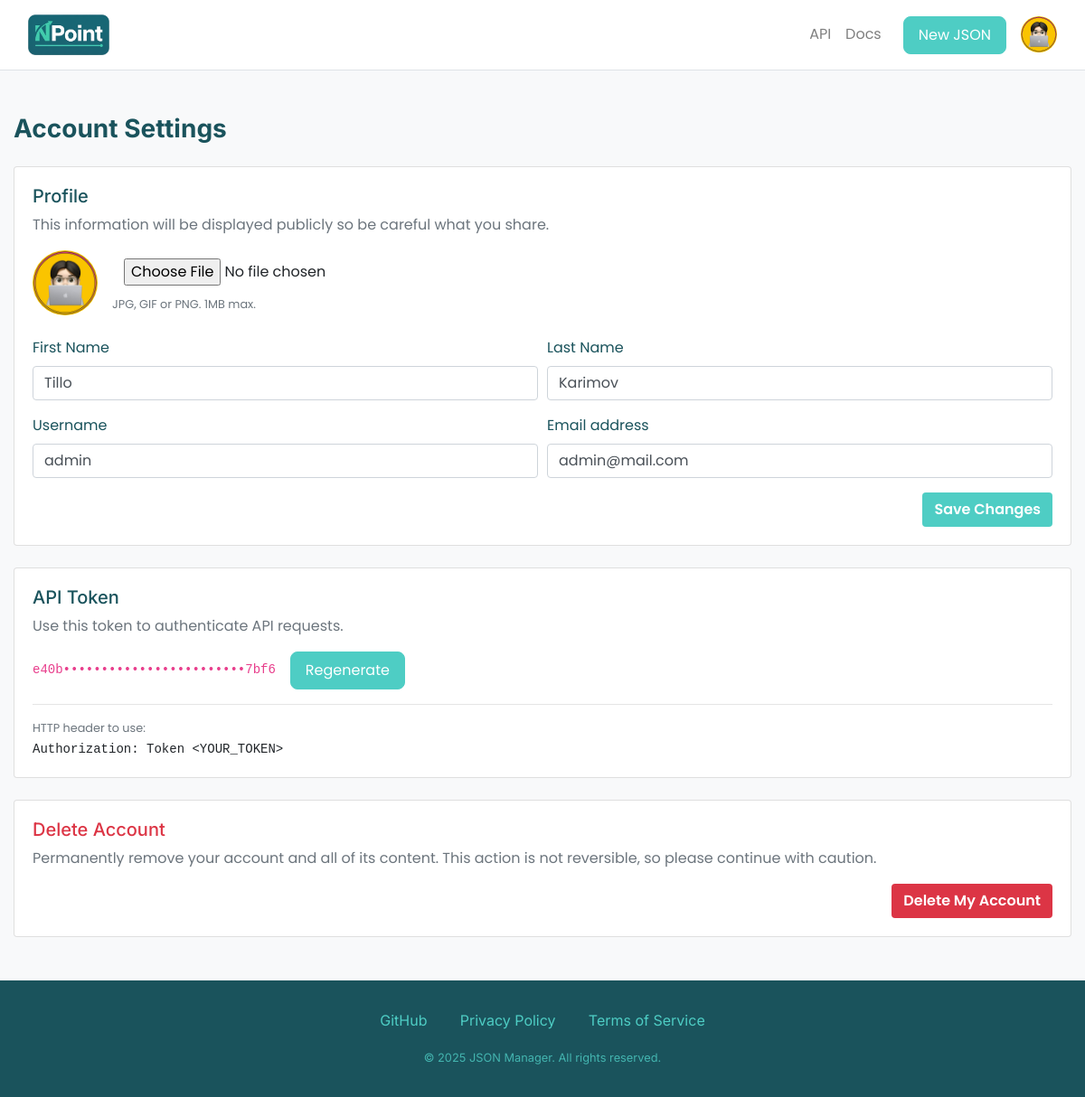
Screenshot of /my_account/ (signed in) with the database file from the repository.
### npoint_app/models.py (models this page shows, shortened)
class UserProfile(AbstractUser):
    user_id = models.AutoField(primary_key=True)
    first_name = models.CharField(max_length=50)
    last_name = models.CharField(max_length=50)
    username = models.CharField(max_length=150, unique=True)
    email = models.EmailField(unique=True)
    profile_picture = models.ImageField(upload_to='profiles/', blank=True, null=True)
    created_at = models.DateTimeField(auto_now_add=True)
    updated_at = models.DateTimeField(auto_now=True)

### npoint_app/views.py (the view, shortened to what this page needs)
# urls.py: path("my_account/", views.my_account, name = 'my_account'),
@login_required(login_url='login')
def my_account(request):
    token, _ = Token.objects.get_or_create(user=request.user)
    masked = f"{token.key[:4]}••••••••••••••••••••••••{token.key[-4:]}"
    latest = request.session.pop("latest_api_token", None)
    return render(request, 'npoint_app/myaccount.html', {"user": request.user, "api_token_masked": masked,
        "latest_api_token": latest,})

### npoint_app/context_processors.py (called while the page is built)
def humanize_number(value):
    if value is None:
        return "0"
    if value >= 1_000_000:
        return f"{value/1_000_000:.1f}M".rstrip("0").rstrip(".")
    if value >= 1_000:
        return f"{value/1_000:.1f}K".rstrip("0").rstrip(".")
    return str(value)

def site_stats(request):
    total_users = UserProfile.objects.count()
    total_jsons = JSONData.objects.count()
    total_api_calls = JSONData.objects.aggregate(total=Sum("access_count"))["total"] or 0
    return {
        "total_users": humanize_number(total_users),
        "total_jsons": humanize_number(total_jsons),
        "total_api_calls": humanize_number(total_api_calls),
    }

### npoint_app/templates/npoint_app/myaccount.html (shortened to what this page needs)
  {% extends 'npoint_app/base.html' %}
{% load static %}
{% block content %}
<body>
  <div class="d-flex flex-column ">
    <main class="flex-grow-1 py-5">
      <div class="container">
        <h2 class="mb-4 h3 font-weight-bold text-deep-teal">Account Settings</h2>
        <div class="card mb-4">
          <div class="card-body">
            <h4 class="h5">Profile</h4>
            <p class="text-muted">This information will be displayed publicly so be careful what you share.</p>
            <form method="POST" enctype="multipart/form-data" action="{% url 'my_account' %}">
              <div class="d-flex align-items-center mb-4">
                      <img {% if user.profile_picture and user.is_authenticated %}
                            src="{{ user.profile_picture.url }}"
                          {% else %}
                            src="{% static 'npoint_app/images/default_img.svg' %}"
                          {% endif %}
                          class="rounded-circle mr-3" width="72" height="72">
              <div>
                <input class="btn" type="file" id="imageUpload" name="profile_picture" accept="image/*" value="Change Profile Picture">
                <p class="mb-0 mt-1 small text-muted">JPG, GIF or PNG. 1MB max.</p>
              </div>
              </div>
              <div class="form-row">
                <div class="form-group col-md-6">
                  <label for="first_name">First Name</label>
                  <input
                    type="text"
                    class="form-control"
                    id="first_name"
                    name="first_name"
                    {% if user.first_name %} value="{{ user.first_name }}" {% endif %}
                    placeholder="Jane Doe" required>
                </div>
                <div class="form-group col-md-6">
                  <label for="last_name">Last Name</label>
                  <input
                    type="text"
                    class="form-control"
                    id="last_name"
                    name="last_name"
                    {% if user.last_name %} value="{{ user.last_name }}" {% endif %}
                    placeholder="Jane Doe"
                    required
                    >
                </div>
                <div class="form-group col-md-6">
                  <label for="Username">Username</label>
                  <input
                    type="text"
                    class="form-control"
                    id="user_name"
                    name="username"
                    {% if user.username %} value="{{ user.username }}" {% endif %}
                    placeholder="Jane Doe"
                    required>
                </div>
                <div class="form-group col-md-6">
                  <label for="email">Email address</label>
                  <input
                    type="email"
                    class="form-control"
                    id="email"
                    name="email"
                    required
                    {% if user.email %} value="{{ user.email }}" {% endif %}
                    placeholder="jane.doe@example.com">
                </div>
              </div>
              <div class="text-right">
                <button type="submit" class="btn btn-primary-custom">Save Changes</button>
              </div>
            </form>
          </div>
        </div>
        <div class="card mb-4">
            <div class="card-body">
              <h4 class="h5">API Token</h4>
              <p class="text-muted">Use this token to authenticate API requests.</p>
              {% if latest_api_token %}
                <div class="alert alert-warning">
                  <strong>Your new token:</strong>
                  <code id="token">{{ latest_api_token }}</code>
                  <button class="btn button-primary-custom ml-2"
                              onclick="navigator.clipboard.writeText(document.getElementById('token').textContent)">
                        Copy
                      </button>
                  <small class="d-block mt-2">You won’t see this token again—store it securely.</small>
                </div>
                {% comment %} <div class="text-right" >
                    <button class="btn button-primary-custom ml-2"
                              onclick="navigator.clipboard.writeText(document.getElementById('token').textContent)">
                        Copy
                      </button>
                    </div> {% endcomment %}
                {% comment %} Clear after showing once {% endcomment %}
              {% else %}
                <div class="d-flex align-items-center">
                  <code class="mr-3">{{ api_token_masked }}</code>
                  <form method="post" action="{% url 'regenerate_token' %}">
                    <button type="submit" class="btn button-primary-custom">Regenerate</button>
                  </form>
                </div>
              {% endif %}
              <hr>
              <p class="mb-1 small text-muted">HTTP header to use:</p>
              <pre class="mb-0"><code>Authorization: Token &lt;YOUR_TOKEN&gt;</code></pre>
            </div>
          </div>
        <div class="card">
          <div class="card-body">
            <h4 class="h5 text-danger">Delete Account</h4>
            <p class="text-muted">Permanently remove your account and all of its content. This action is not reversible, so please continue with caution.</p>
            <div class="text-right">
              <form method="POST" action="{% url 'my_account' %}">
                <div class="text-right">
                  <button type="submit" class="btn btn-danger-custom">Delete My Account</button>
                </div>
              </form>
            </div>
          </div>
        </div>
      </div>
    </main>
  </div>
</body>
{% endblock %}

### npoint_app/templates/npoint_app/base.html (shortened to what this page needs)
{% load static %}
<!DOCTYPE html>
<html lang="en">
<head>
  <link rel="stylesheet" href="https://stackpath.bootstrapcdn.com/bootstrap/4.5.2/css/bootstrap.min.css">
  <link href="{% static 'npoint_app/css/index_style.css' %}" rel="stylesheet">
</head>
<body class="d-flex flex-column min-vh-100">
  <nav class="navbar navbar-expand-md navbar-light bg-white border-bottom sticky-top py-3">
  <div class="container">
    <a class=" font-weight-bold mb-0 logo "
    {% if user.is_authenticated %}
      href="{% url 'main' %}"
    {% else %}
      href="{% url 'home' %}"
    {% endif %}
    ><img class="logo_img" src={% static 'npoint_app/images/npoint_logo.png' %}> </a>
    <div class="collapse navbar-collapse" id="mainNav">
      <ul class="navbar-nav ml-auto align-items-md-left">
        <ul class="navbar-nav d-flex align-items-left">
        <li class="nav-item"><a href="{% url 'main' %}" class="nav-link">API</a></li>
        <li class="nav-item"><a href="{% url 'docs' %}" class="nav-link">Docs</a></li>
        {% if user.is_authenticated %}
          <li class="nav-item my-2 my-md-0">
            <a class="btn button-primary-custom ml-md-3" href="{% url 'json_form' %}">New JSON</a>
          </li>
          <li class="nav-item dropdown d-none d-md-block ml-md-3">
            <a href="#" class="nav-link p-0 " id="profileDropdown"
               data-toggle="dropdown" aria-haspopup="true" aria-expanded="false">
              <div class="profile-pic">
                <img {% if user.profile_picture and user.is_authenticated %}
                src="{{ user.profile_picture.url }}"
              {% else %}
                src="{% static 'npoint_app/images/default_img.svg' %}"
              {% endif %}
              class="rounded-circle" width="40" height="40">
              </div>
            </a>
          </li>
        {% endif %}
      </ul>
    </div>
  </div>
</nav>
<main class="flex-grow-1">
  {% block content %}
  {% endblock %}
</main>
  <footer class="footer " >
  <div class="container text-center">
    <div class="mb-3">
      <a href="https://github.com/MrUzbek00">GitHub</a>
      <a href="{% url 'privacy_policy' %}">Privacy Policy</a>
      <a href="{% url 'terms_of_service' %}">Terms of Service</a>
    </div>
    <small>&copy; 2025 JSON Manager. All rights reserved.</small>
  </div>
</footer>
</body>
</html>

### npoint_app/static/npoint_app/css/index_style.css (style rules this page uses)
:root { --turquoise: #4ecdc4; --soft-yellow: #ffe66d; --coral-red: #ff6b6b; --deep-teal: #1a535c; --background-color: #f9f9f9; --text-primary: #1a535c; --text-secondary: #5a7f84; --brand: #4ecdc4; }
*, *::before, *::after { box-sizing: border-box; }
a { text-decoration: none; color: inherit; }
html, body { height: 100%; margin: 0; }
body { font-family: 'Poppins', sans-serif; background-color: #f9f9f9; color: #333333; display: flex; flex-direction: column; }
.profile-pic { width: 40px; height: 40px; background-size: cover; background-position: center; border-radius: 50%; }
.button-primary-custom { background-color: var(--turquoise); color: white; border-radius: 0.5rem; padding: 0.5rem 1rem; border: 1px solid transparent; }
.logo_img { height: 45px; width: auto; margin-top: 0; margin-bottom: 0; }
pre code { -webkit-touch-callout: none; -webkit-user-select: none; -khtml-user-select: none; -moz-user-select: none; -ms-user-select: none; user-select: none; }
.button-primary-custom { background-color: var(--brand) !important; border-color: var(--brand) !important; }
.footer { background-color: var(--deep-teal); color: white; padding: 2rem 0; }
.footer a { color: var(--turquoise); margin: 0 1rem; transition: color 0.3s ease; font-family: 'Inter', sans-serif; }
.footer small { color: var(--turquoise); opacity: 0.8; font-family: 'Inter', sans-serif; }
@media (min-width: 1200px) { .container { max-width: 1200px; } }

### npoint_app/templates/npoint_app/myaccount.html (style rules this page uses)
:root { --primary-color: #4ecdc4; --deep-teal: #1a535c; }
body { font-family: 'Poppins', sans-serif; background-color: #f8f9fa; color: var(--deep-teal); }
h1, h2, h3, h4, h5, h6 { font-family: 'Inter', sans-serif; }
.btn-primary-custom { background-color: var(--primary-color); color: white; font-weight: 600; }
.btn-danger-custom { background-color: #dc3545; color: white; font-weight: 600; }
.text-deep-teal { color: var(--deep-teal); }

### rows the page displays
UserProfile: profile_picture (picture), first_name "Tillo", last_name "Karimov", username "admin", email "admin@mail.com"

### other values shown
{{ api_token_masked }} "e40b••••••••••••••••••••••••7bf6"
